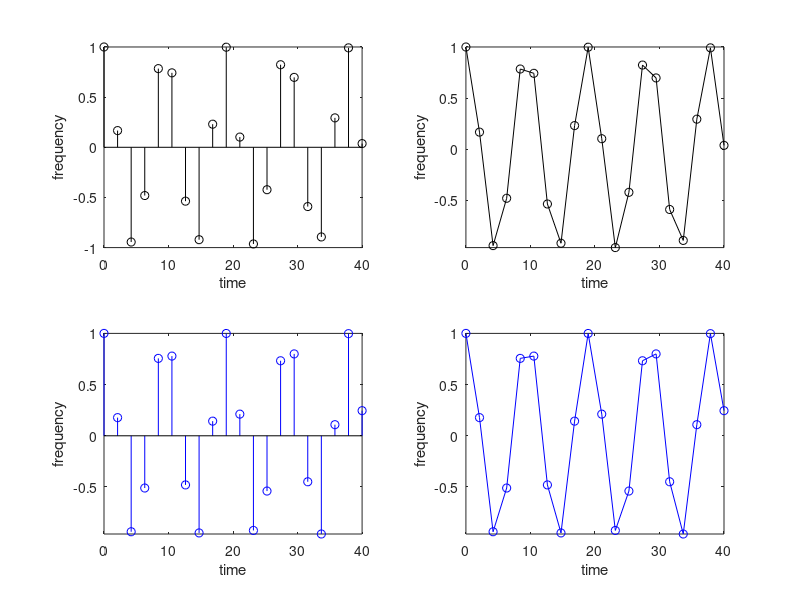
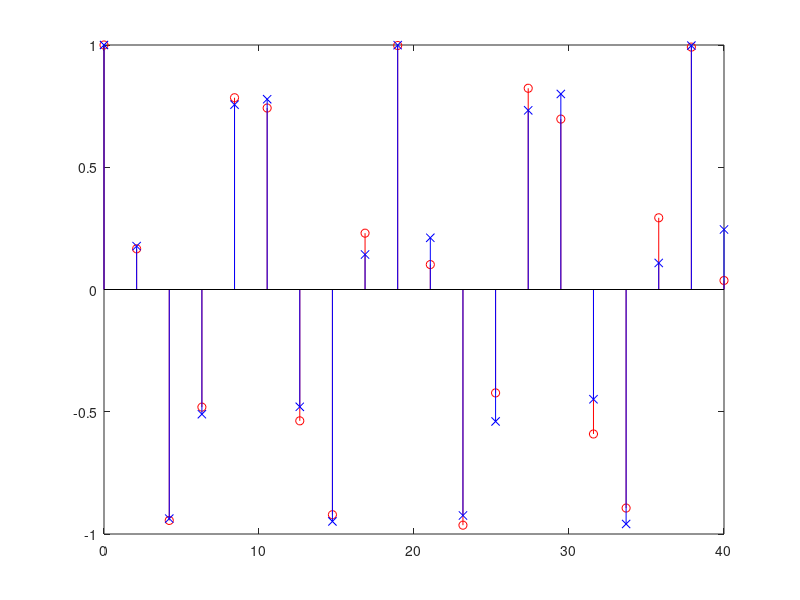

Source code (MATLAB) for these figures, in order:
clear
n=linspace(0,40,20);
x=cos(2*n./3);
y=cos(8*pi*n./38);
subplot(2,2,1);
stem(n,x,'k-o');
xlabel('time');
ylabel('frequency');

subplot(2,2,3);
stem(n,y,'b-o');
xlabel('time');
ylabel('frequency');
axis tight

subplot(2,2,2);
plot(n,x,'k-o');
xlabel('time');
ylabel('frequency');
axis tight

subplot(2,2,4);
plot(n,y,'b-o');
xlabel('time');
ylabel('frequency');
axis tight

figure,stem(n,x,'r-o');
hold on;
stem(n,y,'b-x');
